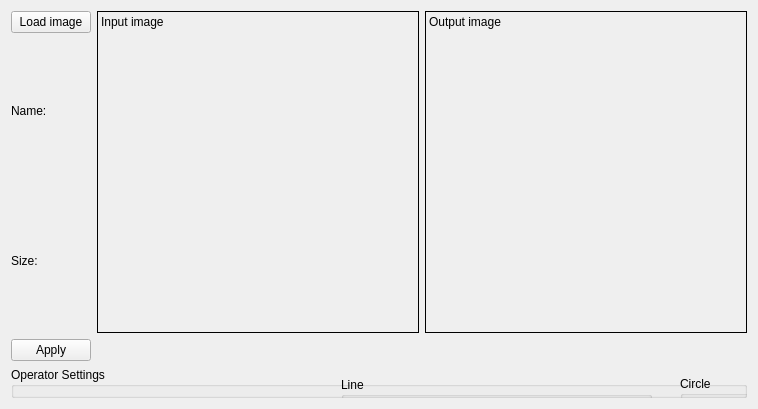
      <widget class="QWidget" name="tab">
       <attribute name="title">
        <string>Hough</string>
       </attribute>
       <layout class="QGridLayout" name="gridLayout_11">
        <item row="0" column="0">
         <widget class="QPushButton" name="hough_load">
          <property name="text">
           <string>Load image</string>
          </property>
         </widget>
        </item>
        <item row="0" column="1" rowspan="3">
         <widget class="QLabel" name="hough_input_image">
          <property name="minimumSize">
           <size>
            <width>322</width>
            <height>322</height>
           </size>
          </property>
          <property name="maximumSize">
           <size>
            <width>322</width>
            <height>322</height>
           </size>
          </property>
          <property name="frameShape">
           <enum>QFrame::Box</enum>
          </property>
          <property name="text">
           <string>Input image</string>
          </property>
          <property name="alignment">
           <set>Qt::AlignLeading|Qt::AlignLeft|Qt::AlignTop</set>
          </property>
         </widget>
        </item>
        <item row="0" column="2" rowspan="3">
         <widget class="QLabel" name="hough_output_image">
          <property name="minimumSize">
           <size>
            <width>322</width>
            <height>322</height>
           </size>
          </property>
          <property name="maximumSize">
           <size>
            <width>322</width>
            <height>322</height>
           </size>
          </property>
          <property name="frameShape">
           <enum>QFrame::Box</enum>
          </property>
          <property name="text">
           <string>Output image</string>
          </property>
          <property name="alignment">
           <set>Qt::AlignLeading|Qt::AlignLeft|Qt::AlignTop</set>
          </property>
         </widget>
        </item>
        <item row="1" column="0">
         <widget class="QLabel" name="hough_image_name">
          <property name="text">
           <string>Name:</string>
          </property>
         </widget>
        </item>
        <item row="2" column="0">
         <widget class="QLabel" name="hough_image_size">
          <property name="text">
           <string>Size:</string>
          </property>
         </widget>
        </item>
        <item row="3" column="0">
         <widget class="QPushButton" name="hough_apply">
          <property name="text">
           <string>Apply</string>
          </property>
         </widget>
        </item>
        <item row="4" column="0" colspan="3">
         <widget class="QGroupBox" name="groupBox_7">
          <property name="title">
           <string>Operator Settings</string>
          </property>
          <widget class="QGroupBox" name="groupBox_8">
           <property name="geometry">
            <rect>
             <x>330</x>
             <y>10</y>
             <width>311</width>
             <height>161</height>
            </rect>
           </property>
           <property name="title">
            <string>Line</string>
           </property>
           <widget class="QLineEdit" name="hough_theta">
            <property name="geometry">
             <rect>
              <x>10</x>
              <y>30</y>
              <width>113</width>
              <height>22</height>
             </rect>
            </property>
            <property name="text">
             <string>1</string>
            </property>
           </widget>
           <widget class="QLineEdit" name="hough_rho">
            <property name="geometry">
             <rect>
              <x>180</x>
              <y>30</y>
              <width>113</width>
              <height>22</height>
             </rect>
            </property>
            <property name="text">
             <string>1</string>
            </property>
           </widget>
           <widget class="QLineEdit" name="hough_numpeaks">
            <property name="geometry">
             <rect>
              <x>100</x>
              <y>100</y>
              <width>113</width>
              <height>22</height>
             </rect>
            </property>
            <property name="text">
             <string>50</string>
            </property>
           </widget>
           <widget class="QLabel" name="label_9">
            <property name="geometry">
             <rect>
              <x>30</x>
              <y>60</y>
              <width>55</width>
              <height>16</height>
             </rect>
            </property>
            <property name="text">
             <string>Theta</string>
            </property>
           </widget>
           <widget class="QLabel" name="label_11">
            <property name="geometry">
             <rect>
              <x>210</x>
              <y>60</y>
              <width>55</width>
              <height>16</height>
             </rect>
            </property>
            <property name="text">
             <string>RHO</string>
            </property>
           </widget>
           <widget class="QLabel" name="label_12">
            <property name="geometry">
             <rect>
              <x>120</x>
              <y>130</y>
              <width>71</width>
              <height>16</height>
             </rect>
            </property>
            <property name="text">
             <string>Num. Peaks</string>
            </property>
           </widget>
          </widget>
          <widget class="QLabel" name="label_10">
           <property name="geometry">
            <rect>
             <x>10</x>
             <y>60</y>
             <width>151</width>
             <height>39</height>
            </rect>
           </property>
           <property name="text">
            <string>Select Shapes</string>
           </property>
          </widget>
          <widget class="QCheckBox" name="lines_check_box">
           <property name="geometry">
            <rect>
             <x>130</x>
             <y>70</y>
             <width>81</width>
             <height>20</height>
            </rect>
           </property>
           <property name="text">
            <string>Lines</string>
           </property>
           <property name="checked">
            <bool>true</bool>
           </property>
          </widget>
          <widget class="QCheckBox" name="circles_check_box">
           <property name="geometry">
            <rect>
             <x>230</x>
             <y>70</y>
             <width>81</width>
             <height>20</height>
            </rect>
           </property>
           <property name="text">
            <string>Circles</string>
           </property>
          </widget>
          <widget class="QGroupBox" name="groupBox_4">
           <property name="geometry">
            <rect>
             <x>669</x>
             <y>9</y>
             <width>271</width>
             <height>181</height>
            </rect>
           </property>
           <property name="title">
            <string>Circle</string>
           </property>
           <widget class="QLineEdit" name="hough_rmin">
            <property name="geometry">
             <rect>
              <x>70</x>
              <y>30</y>
              <width>113</width>
              <height>22</height>
             </rect>
            </property>
            <property name="text">
             <string>18</string>
            </property>
           </widget>
           <widget class="QLineEdit" name="hough_thresh">
            <property name="geometry">
             <rect>
              <x>10</x>
              <y>100</y>
              <width>113</width>
              <height>22</height>
             </rect>
            </property>
            <property name="text">
             <string>0.3</string>
            </property>
           </widget>
           <widget class="QLineEdit" name="hough_step">
            <property name="geometry">
             <rect>
              <x>150</x>
              <y>100</y>
              <width>113</width>
              <height>22</height>
             </rect>
            </property>
            <property name="text">
             <string>100</string>
            </property>
           </widget>
           <widget class="QLabel" name="label_13">
            <property name="geometry">
             <rect>
              <x>100</x>
              <y>60</y>
              <width>55</width>
              <height>16</height>
             </rect>
            </property>
            <property name="text">
             <string>R min</string>
            </property>
           </widget>
           <widget class="QLabel" name="label_14">
            <property name="geometry">
             <rect>
              <x>10</x>
              <y>130</y>
              <width>111</width>
              <height>16</height>
             </rect>
            </property>
            <property name="text">
             <string>Threshold 0.1 : 1</string>
            </property>
           </widget>
           <widget class="QLabel" name="label_15">
            <property name="geometry">
             <rect>
              <x>160</x>
              <y>130</y>
              <width>101</width>
              <height>16</height>
             </rect>
            </property>
            <property name="text">
             <string>Step 5 : 360</string>
            </property>
           </widget>
          </widget>
         </widget>
        </item>
       </layout>
      </widget>
